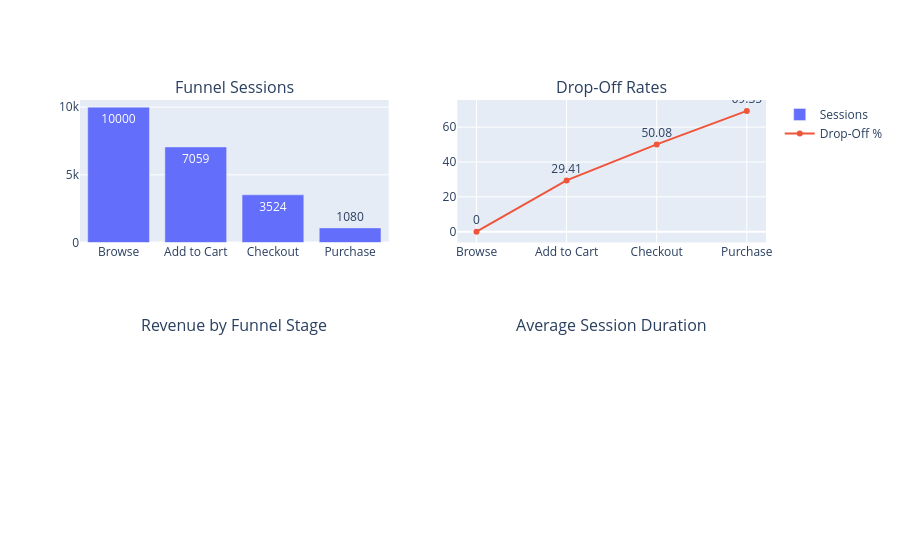

Here is the notebook cell this chart was saved with:
### Code cell
fig.add_trace(

    go.Scatter(

        x=funnel_df['Stage'],

        y=funnel_df['Drop_Off_Rate'],

        mode='lines+markers+text',

        text=funnel_df['Drop_Off_Rate'],

        textposition='top center',

        name='Drop-Off %'

    ),

    row=1,
    col=2

)

### Figure 1 — Plotly figure (JSON) as saved in the notebook; plotly's stock layout.template omitted (floating-point values rounded to 4 significant figures)
{"data": [{"name": "Sessions", "text": [10000.0, 7059.0, 3524.0, 1080.0], "textposition": "auto", "type": "bar", "x": ["Browse", "Add to Cart", "Checkout", "Purchase"], "xaxis": "x", "y": [10000, 7059, 3524, 1080], "yaxis": "y"}, {"mode": "lines+markers+text", "name": "Drop-Off %", "text": [0.0, 29.41, 50.08, 69.35], "textposition": "top center", "type": "scatter", "x": ["Browse", "Add to Cart", "Checkout", "Purchase"], "xaxis": "x2", "y": [0.0, 29.41, 50.08, 69.35], "yaxis": "y2"}], "layout": {"annotations": [{"font": {"size": 16}, "showarrow": false, "text": "Funnel Sessions", "x": 0.225, "xanchor": "center", "xref": "paper", "y": 1, "yanchor": "bottom", "yref": "paper"}, {"font": {"size": 16}, "showarrow": false, "text": "Drop-Off Rates", "x": 0.775, "xanchor": "center", "xref": "paper", "y": 1, "yanchor": "bottom", "yref": "paper"}, {"font": {"size": 16}, "showarrow": false, "text": "Revenue by Funnel Stage", "x": 0.225, "xanchor": "center", "xref": "paper", "y": 0.375, "yanchor": "bottom", "yref": "paper"}, {"font": {"size": 16}, "showarrow": false, "text": "Average Session Duration", "x": 0.775, "xanchor": "center", "xref": "paper", "y": 0.375, "yanchor": "bottom", "yref": "paper"}], "xaxis": {"anchor": "y", "domain": [0, 0.45]}, "xaxis2": {"anchor": "y2", "domain": [0.55, 1]}, "xaxis3": {"anchor": "y3", "domain": [0, 0.45]}, "xaxis4": {"anchor": "y4", "domain": [0.55, 1]}, "yaxis": {"anchor": "x", "domain": [0.625, 1]}, "yaxis2": {"anchor": "x2", "domain": [0.625, 1]}, "yaxis3": {"anchor": "x3", "domain": [0, 0.375]}, "yaxis4": {"anchor": "x4", "domain": [0, 0.375]}}}
